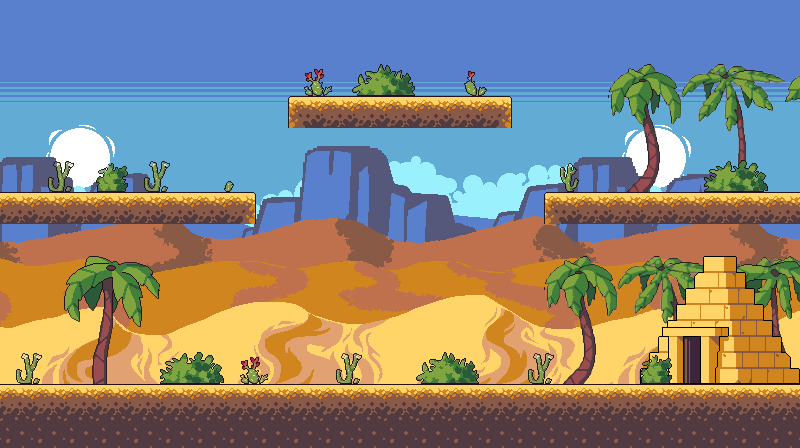

Rendered tile map (Tiled .tmx) drawn with the repository's tilesets; below, a short description and the full map source, tile grids included:
An orthogonal 25x14 tile map with 32x32 px tiles, 5 tile layers (Background, BackAccessories, MiddleAccessories, FrontAccessories, ...), 7 tilesets.

<map version="1.9" tiledversion="1.9.2" orientation="orthogonal" renderorder="right-down" width="25" height="14" tilewidth="32" tileheight="32" infinite="0" nextlayerid="7" nextobjectid="29">
 <tileset firstgid="1" source="../tiles/Tileset.tsx" />
 <tileset firstgid="61" source="../tiles/Objects.tsx" />
 <tileset firstgid="92" source="../tiles/Background.tsx" />
 <tileset firstgid="272" source="../tiles/blue-square.tsx" />
 <tileset firstgid="273" source="../tiles/Pyramid.tsx" />
 <tileset firstgid="293" source="../tiles/Trees1.tsx" />
 <tileset firstgid="337" source="../tiles/accessories.tsx" />
 <layer id="1" name="Background" width="25" height="14">
  <data encoding="csv">
272,272,272,272,272,272,272,272,272,272,272,272,272,272,272,272,272,272,272,272,272,272,272,272,272,
272,272,272,272,272,272,272,272,272,272,272,272,272,272,272,272,272,272,272,272,272,272,272,272,272,
92,92,92,92,92,92,92,92,92,92,92,92,92,92,92,92,92,92,92,92,92,92,92,92,92,
110,111,112,113,114,115,116,117,118,119,120,121,122,123,124,125,126,127,110,111,112,113,114,115,116,
128,129,130,131,132,133,134,135,136,137,138,139,140,141,142,143,144,145,128,129,130,131,132,133,134,
146,147,148,149,150,151,152,153,154,155,156,157,158,159,160,161,162,163,146,147,148,149,150,151,152,
164,165,166,167,168,169,170,171,172,173,174,175,176,177,178,179,180,181,164,165,166,167,168,169,170,
182,183,184,185,186,187,188,189,190,191,192,193,194,195,196,197,198,199,182,183,184,185,186,187,188,
200,201,202,203,204,205,206,207,208,209,210,211,212,213,214,215,216,217,200,201,202,203,204,205,206,
218,219,220,221,222,223,224,225,226,227,228,229,230,231,232,233,234,235,218,219,220,221,222,223,224,
236,237,238,239,240,241,242,243,244,245,246,247,248,249,250,251,252,253,236,237,238,239,240,241,242,
254,255,256,257,258,259,260,261,262,263,264,265,266,267,268,269,270,271,254,255,256,257,258,259,260,
0,0,0,0,0,0,0,0,0,0,0,0,0,0,0,0,0,0,0,0,0,0,0,0,0,
0,0,0,0,0,0,0,0,0,0,0,0,0,0,0,0,0,0,0,0,0,0,0,0,0
</data>
 </layer>
 <layer id="5" name="BackAccessories" width="25" height="14">
  <data encoding="csv">
0,0,0,0,0,0,0,0,0,0,0,0,0,0,0,0,0,0,0,0,0,0,0,0,0,
0,0,0,0,0,0,0,0,0,0,0,0,0,0,0,0,0,0,0,0,0,0,0,0,0,
0,0,0,0,0,0,0,0,0,0,0,0,0,0,0,0,0,0,0,296,297,298,299,300,301,
0,0,0,0,0,0,0,0,0,0,0,0,0,0,0,0,0,0,0,307,308,309,310,311,312,
0,0,0,0,0,0,0,0,0,0,0,0,0,0,0,0,0,0,0,318,319,320,321,322,323,
0,0,0,0,0,0,0,0,0,0,0,0,0,0,0,0,0,0,0,329,330,331,332,333,334,
0,0,0,0,0,0,0,0,0,0,0,0,0,0,0,0,0,0,0,0,0,0,0,0,0,
0,0,0,0,0,0,0,0,0,0,0,0,0,0,0,0,0,0,0,0,0,0,0,0,0,
0,0,293,294,295,0,0,0,0,0,0,0,0,0,0,0,0,296,297,298,299,300,301,302,303,
0,0,304,305,306,0,0,0,0,0,0,0,0,0,0,0,0,307,308,309,310,311,312,313,314,
0,0,315,316,317,0,0,0,0,0,0,0,0,0,0,0,0,318,319,320,321,322,323,324,325,
0,0,326,327,328,0,0,0,0,0,0,0,0,0,0,0,0,329,330,331,332,333,334,335,336,
0,0,0,0,0,0,0,0,0,0,0,0,0,0,0,0,0,0,0,0,0,0,0,0,0,
0,0,0,0,0,0,0,0,0,0,0,0,0,0,0,0,0,0,0,0,0,0,0,0,0
</data>
 </layer>
 <layer id="6" name="MiddleAccessories" width="25" height="14">
  <data encoding="csv">
0,0,0,0,0,0,0,0,0,0,0,0,0,0,0,0,0,0,0,0,0,0,0,0,0,
0,0,0,0,0,0,0,0,0,0,0,0,0,0,0,0,0,0,0,0,0,0,0,0,0,
0,0,0,0,0,0,0,0,0,0,0,0,0,0,0,0,0,0,0,0,0,0,0,0,0,
0,0,0,0,0,0,0,0,0,0,0,0,0,0,0,0,0,0,0,0,0,0,0,0,0,
0,0,0,0,0,0,0,0,0,0,0,0,0,0,0,0,0,0,0,0,0,0,0,0,0,
0,0,0,0,0,0,0,0,0,0,0,0,0,0,0,0,0,0,0,0,0,0,0,0,0,
0,0,0,0,0,0,0,0,0,0,0,0,0,0,0,0,0,0,0,0,0,0,0,0,0,
0,0,0,0,0,0,0,0,0,0,0,0,0,0,0,0,0,0,0,0,0,0,0,0,0,
0,0,0,0,0,0,0,0,0,0,0,0,0,0,0,0,0,0,0,0,273,274,275,276,277,
0,0,0,0,0,0,0,0,0,0,0,0,0,0,0,0,0,0,0,0,278,279,280,281,282,
0,0,0,0,0,0,0,0,0,0,0,0,0,0,0,0,0,0,0,0,283,284,285,286,287,
0,0,0,0,0,0,0,0,0,0,0,0,0,0,0,0,0,0,0,0,288,289,290,291,292,
0,0,0,0,0,0,0,0,0,0,0,0,0,0,0,0,0,0,0,0,0,0,0,0,0,
0,0,0,0,0,0,0,0,0,0,0,0,0,0,0,0,0,0,0,0,0,0,0,0,0
</data>
 </layer>
 <layer id="4" name="FrontAccessories" width="25" height="14">
  <data encoding="csv">
0,0,0,0,0,0,0,0,0,0,0,0,0,0,0,0,0,0,0,0,0,0,0,0,0,
0,0,0,0,0,0,0,0,0,0,0,0,0,0,0,0,0,0,0,0,0,0,0,0,0,
0,0,0,0,0,0,0,0,0,350,351,338,339,0,348,349,0,0,0,0,0,0,0,0,0,
0,0,0,0,0,0,0,0,0,0,0,0,0,0,0,0,0,0,0,0,0,0,0,0,0,
0,0,0,0,0,0,0,0,0,0,0,0,0,0,0,0,0,0,0,0,0,0,0,0,0,
0,345,346,337,345,346,0,347,0,0,0,0,0,0,0,0,0,343,344,0,0,0,340,341,0,
0,0,0,0,0,0,0,0,0,0,0,0,0,0,0,0,0,0,0,0,0,0,0,0,0,
0,0,0,0,0,0,0,0,0,0,0,0,0,0,0,0,0,0,0,0,0,0,0,0,0,
0,0,0,0,0,0,0,0,0,0,0,0,0,0,0,0,0,0,0,0,0,0,0,0,0,
0,0,0,0,0,0,0,0,0,0,0,0,0,0,0,0,0,0,0,0,0,0,0,0,0,
0,0,0,0,0,0,0,0,0,0,0,0,0,0,0,0,0,318,0,320,0,0,323,0,0,
345,346,328,0,0,340,341,350,351,0,345,346,0,338,339,0,345,346,0,0,337,0,334,0,0,
0,0,0,0,0,0,0,0,0,0,0,0,0,0,0,0,0,0,0,0,0,0,0,0,0,
0,0,0,0,0,0,0,0,0,0,0,0,0,0,0,0,0,0,0,0,0,0,0,0,0
</data>
 </layer>
 <layer id="2" name="Main" width="25" height="14">
  <data encoding="csv">
0,0,0,0,0,0,0,0,0,0,0,0,0,0,0,0,0,0,0,0,0,0,0,0,0,
0,0,0,0,0,0,0,0,0,0,0,0,0,0,0,0,0,0,0,0,0,0,0,0,0,
0,0,0,0,0,0,0,0,0,0,0,0,0,0,0,0,0,0,0,0,0,0,0,0,0,
0,0,0,0,0,0,0,0,0,1,2,2,2,2,2,3,0,0,0,0,0,0,0,0,0,
0,0,0,0,0,0,0,0,0,0,0,0,0,0,0,0,0,0,0,0,0,0,0,0,0,
0,0,0,0,0,0,0,0,0,0,0,0,0,0,0,0,0,0,0,0,0,0,0,0,0,
2,2,2,2,2,2,2,3,0,0,0,0,0,0,0,0,0,1,2,2,2,2,2,2,2,
0,0,0,0,0,0,0,0,0,0,0,0,0,0,0,0,0,0,0,0,0,0,0,0,0,
0,0,0,0,0,0,0,0,0,0,0,0,0,0,0,0,0,0,0,0,0,0,0,0,0,
0,0,0,0,0,0,0,0,0,0,0,0,0,0,0,0,0,0,0,0,0,0,0,0,0,
0,0,0,0,0,0,0,0,0,0,0,0,0,0,0,0,0,0,0,0,0,0,0,0,0,
0,0,0,0,0,0,0,0,0,0,0,0,0,0,0,0,0,0,0,0,0,0,0,0,0,
2,2,2,2,2,2,2,2,2,2,2,2,2,2,2,2,2,2,2,2,2,2,2,2,2,
12,12,12,12,12,12,12,12,12,12,12,12,12,12,12,12,12,12,12,12,12,12,12,12,12
</data>
 </layer>
</map>
